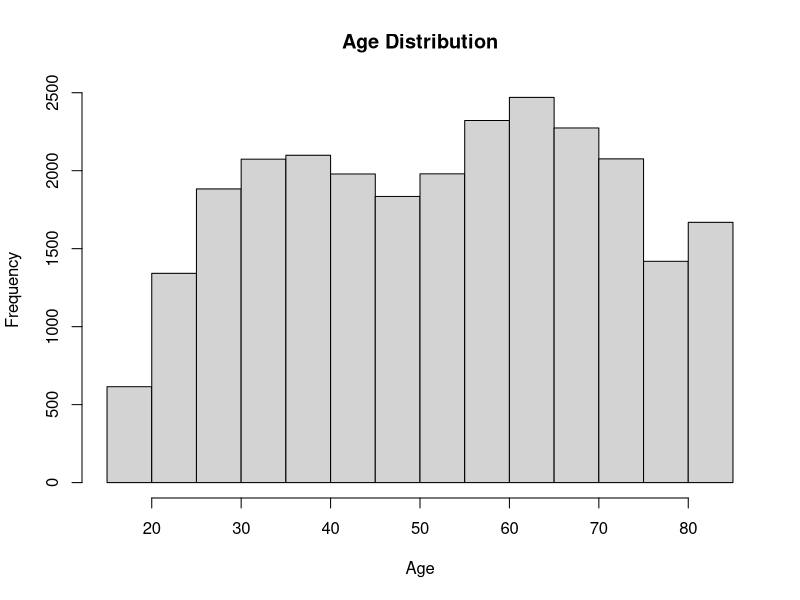
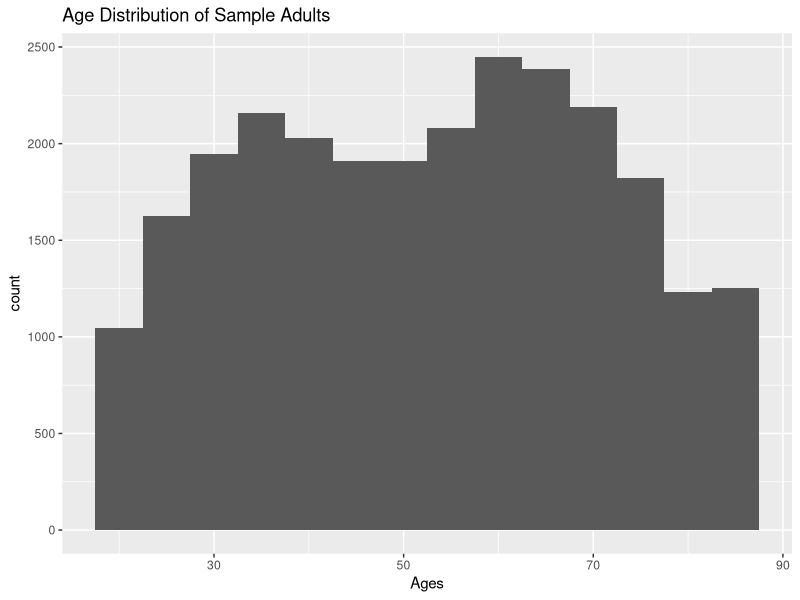
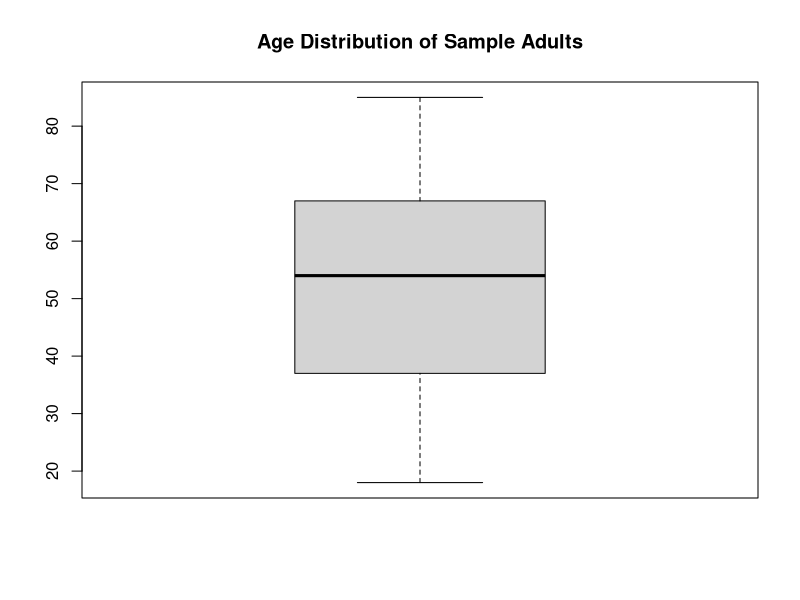
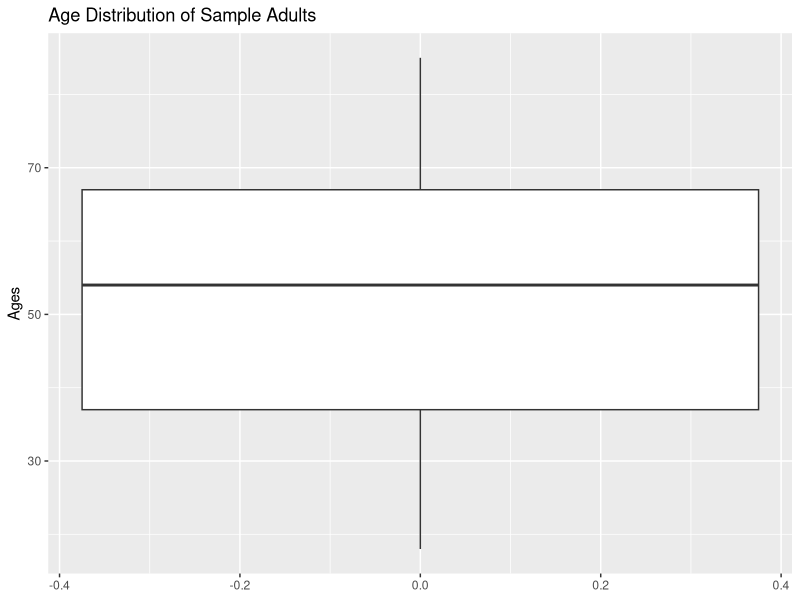

These figures' R source, in order: (Note: this script raises an error after producing the figures.)
"Day 3: Task 1: Univariate & Bivariate Analysis & Visualization"

library(tidyverse) #loading tidyverse package 

nhis_clean <- read_csv("data/nhis_clean.csv") #loading nhis_clean data into R

"Quantitative Variables"

#AgeP_A (Age)
summary(nhis_clean$AGEP_A) #summary stats for age 
sd(nhis_clean$AGEP_A) #standard deviation for age 

#Base histogram AGEP_A
hist(nhis_clean$AGEP_A, main = "Age Distribution",xlab="Age")

#ggplot histogram AGEP_A
ggplot(nhis_clean,aes(x=AGEP_A)) + #x axis will be Age 
  geom_histogram(binwidth = 5) + #data will be distributed among 5 bins
  xlab("Ages") + #x axis title 
  ggtitle("Age Distribution of Sample Adults") #chart title  

#Base boxplot of AGEP_A
boxplot(nhis_clean$AGEP_A, main = "Age Distribution of Sample Adults") 

#ggplot boxplot of AGEP_A
ggplot(nhis_clean, aes(y=AGEP_A)) + #y axis will be age values 
  geom_boxplot() + #identifying boxplot
  ggtitle("Age Distribution of Sample Adults") + #chart title
  ylab("Ages") #y axis title

 
#WEIGHTLBTC_A (Weight w/out shoes)
summary(nhis_clean$WEIGHTLBTC_A) #Summary stat for weight w/o shoes
sd(nhis_clean$WEIGHTLBTC_A) #standard dev for weight w/o shoes 

basicStats(nhis_clean$WEIGHTLBTC_A) #summary stat for weight w/o shoes 

#Base histogram WEIGHTLBTC_A
hist(nhis_clean$WEIGHTLBTC_A, main = "Weight Distribution of Sample Adults w/out Shoes",xlab="Weight")

#ggplot histogram WEIGHTLBTC_A
ggplot(nhis_clean,aes(x=WEIGHTLBTC_A)) + #x axis will be weight 
  geom_histogram(binwidth = 10) + #data will be distributed among 10 bins
  xlab("Weight") + #x axis title 
  ggtitle("Weight Distribution of Sample Adults w/out Shoes") #chart title  

#Base boxplot of WEIGHTLBTC_A
boxplot(nhis_clean$WEIGHTLBTC_A, main = "Weight Distribution of Sample Adults w/out Shoes") 

#ggplot boxplot of WEIGHTLBTC_A
ggplot(nhis_clean, aes(y=WEIGHTLBTC_A)) + #y axis will be weight values
  geom_boxplot() + #identidying boxplot
  ggtitle("Weight Distribution of Sample Adults w/out Shoes") + #chart title
  ylab("Weight") #y axis title 


#HEIGHTTTC_A (Heigh in Inches)
basicStats(nhis_clean$HEIGHTTC_A) #summary stat for total height in inches  

#Base histogram HEIGHTTTC_A
hist(nhis_clean$HEIGHTTC_A, main = "Height Distribution of Sample Adults",xlab="Total Height in Inches")

#ggplot histogram HEIGHTTTC_A
ggplot(nhis_clean,aes(x=HEIGHTTC_A)) + #x axis will be total height in inches 
  geom_histogram(binwidth = 2) + #data will be distributed among 2 bins
  xlab("Total Height in Inches") + #x axis title 
  ggtitle("Height Distribution of Sample Adults") #chart title  

#Base boxplot of HEIGHTTTC_A
boxplot(nhis_clean$HEIGHTTC_A, main="Total Height Distribution in Inches of Sample Adults") 

#ggplot boxplot of HEIGHTTTC_A
ggplot(nhis_clean, aes(y=HEIGHTTC_A)) + #y axis will be height values
  geom_boxplot() + #identidying boxplot
  ggtitle("Height Distribution of Sample Adults") + #chart title
  ylab("Total Height in Inches") #y axis title 

"Qualitative Variables"

#SEX_A (Gender)

nhis_clean$SEX_A <- factor(nhis_clean$SEX_A, #creating categorical data to a factor 
                           levels = c(1,2), #identifying the values w/in data
                           labels = c("Males","Females")) #relabeling the values w/corresponding label

sex_a_freq_table <- table(nhis_clean$SEX_A) #creating frequency table of sex_a variable 

sex_a_freq_table #printing out the sex_a frequency table 

barplot(sex_a_freq_table, #indicating r base barplot of sex_a variable through freq table 
        main = "Distibution of Sex Among Adult Sample", #chart title
        xlab = "Sex", #x axis title
        ylab = "Frequency", #y axis title
        col = c("lightblue","lightpink")) #bar plot colors 

sex_a_freq_df <- as.data.frame(sex_a_freq_table) #converting freq table to a data frame for ggplot 

ggplot(sex_a_freq_df, aes(x=Var1,y=Freq)) + #using ggplot & the data frame, indicating x as the variables and y as the frequency
  geom_bar(stat = "identity",fill ="purple") + #indicating bar plot
  labs(title = "Distribution of Sex Among Adult Sample", #chart title
       x = "Sex", #x axis title
       y = "Frequency") #y axis title

#HISPALLP_A (Race/Ethnicity)

nhis_clean$HISPALLP_A <- factor(nhis_clean$HISPALLP_A, #creating categorical data to a factor 
                           levels = c(1,2,3,4,5,6,7), #identifying the values w/in data
                           labels = c("Hispanic","NHWhite","NHAA","NHAsian Only","NHAIAN","NHAIAN&Other","Other")) #relabeling the values w/corresponding label

hispallp_a_freq_table <- table(nhis_clean$HISPALLP_A) #creating frequency table of HISPALLPa variable 

hispallp_a_freq_table #printing out the hispallp_a frequency table 

barplot(hispallp_a_freq_table, #indicating r base barplot of hispallp_a variable through freq table 
        main = "Distibution of Race/Ethnicity Among Adult Sample", #chart title
        xlab = "Race/Ethniticy", #x axis title
        ylab = "Frequency", #y axis title
        col = terrain.colors(7), #bar plot colors 
        cex.names = 0.6) #label size

hispallp_a_freq_df <- as.data.frame(hispallp_a_freq_table) #converting freq table to a data frame for ggplot 

ggplot(hispallp_a_freq_df, aes(x=Var1,y=Freq)) + #using ggplot & the data frame, indicating x as the variables and y as the frequency
  geom_bar(stat = "identity",fill ="lightgreen") + #indicating bar plot
  labs(title = "Distribution of Race/Ethnicity Among Adult Sample", #chart title
       x = "Race/Ethnicity", #x axis title
       y = "Frequency") #y axis title

#EDUCP_A (Education Level)

"EDCUP_A was already recoded and turned into a factor in previous task"

educp_a_freq_table <- table(nhis_clean$EDUCP_A) #creating frequency table of EDUCP_A variable 

educp_a_freq_table #printing out the educp_a frequency table 

barplot(educp_a_freq_table, #indicating r base barplot of educp_a variable through freq table 
        main = "Distibution of Education Level Among Adult Sample", #chart title
        xlab = "Education Level", #x axis title
        ylab = "Frequency", #y axis title
        col = rainbow(4), #bar plot colors 
        cex.names = 0.45) #label size

educp_a_freq_df <- as.data.frame(educp_a_freq_table) #converting freq table to a data frame for ggplot 

ggplot(educp_a_freq_df, aes(x=Var1,y=Freq)) + #using ggplot & the data frame, indicating x as the variables and y as the frequency
  geom_bar(stat = "identity",fill ="blue") + #indicating bar plot
  labs(title = "Distribution of Education Level Among Adult Sample", #chart title
       x = "Race/Ethnicity", #x axis title
       y = "Frequency") + #yaxis title 
  theme(axis.text.x = element_text(size = 9, angle = 45, hjust = 1)) #adjusts labels on x axis

#PHSTAT_A (General Health)

nhis_clean$PHSTAT_A<- factor(nhis_clean$PHSTAT_A, #creating categorical data to a factor 
                                levels = c(1,2,3,4,5), #identifying the values w/in data
                                labels = c("Excellent","Very Good","Good","Fair","Poor")) #relabeling the values w/corresponding label

phstat_a_freq_table <- table(nhis_clean$PHSTAT_A) #creating frequency table of PHSTAT_A variable 

phstat_a_freq_table #printing out the phstat_a frequency table 

barplot(phstat_a_freq_table, #indicating r base barplot of phstat_a variable through freq table 
        main = "Distibution of Health Status Among Adult Sample", #chart title
        xlab = "General Health Status", #x axis title
        ylab = "Frequency", #y axis title
        col = topo.colors(5), #bar plot colors 
        cex.names = 0.8) #label size

phstat_a_freq_df <- as.data.frame(phstat_a_freq_table) #converting freq table to a data frame for ggplot 

ggplot(phstat_a_freq_df, aes(x=Var1,y=Freq)) + #using ggplot & the data frame, indicating x as the variables and y as the frequency
  geom_bar(stat = "identity",fill ="gray") + #indicating bar plot
  labs(title = "Distribution of Health Status Among Adult Sample", #chart title
       x = "General Health Status", #x axis title
       y = "Frequency") #y axis title

#LSATIS4R_A (Quality of Life)

nhis_clean$LSATIS4R_A<- factor(nhis_clean$LSATIS4R_A, #creating categorical data to a factor 
                             levels = c(1,2,3,4), #identifying the values w/in data
                             labels = c("Very Satisfied","Satisfied","Dissatisfied","Very Dissatisfied")) #relabeling the values w/corresponding label

lsatis4r_a_freq_table <- table(nhis_clean$LSATIS4R_A) #creating frequency table of LSATIS4R_A variable 

lsatis4r_a_freq_table #printing out the lsatis4r_a frequency table 

barplot(lsatis4r_a_freq_table, #indicating r base barplot of lsatis4r_a variable through freq table 
        main = "Distibution of Quality of Life Among Adult Sample", #chart title
        xlab = "Quality of Life", #x axis title
        ylab = "Frequency", #y axis title
        col = heat.colors(4), #bar plot colors 
        cex.names = 0.8) #label size

lstatis4r_a_freq_df <- as.data.frame(lsatis4r_a_freq_table) #converting freq table to a data frame for ggplot 

ggplot(lstatis4r_a_freq_df, aes(x=Var1,y=Freq)) + #using ggplot & the data frame, indicating x as the variables and y as the frequency
  geom_bar(stat = "identity",fill = "orange") + #indicating bar plot
  labs(title = "Distribution of Quality of Life Among Adult Sample", #chart title
       x = "Quality of Life", #x axis title
       y = "Frequency") #y axis title
